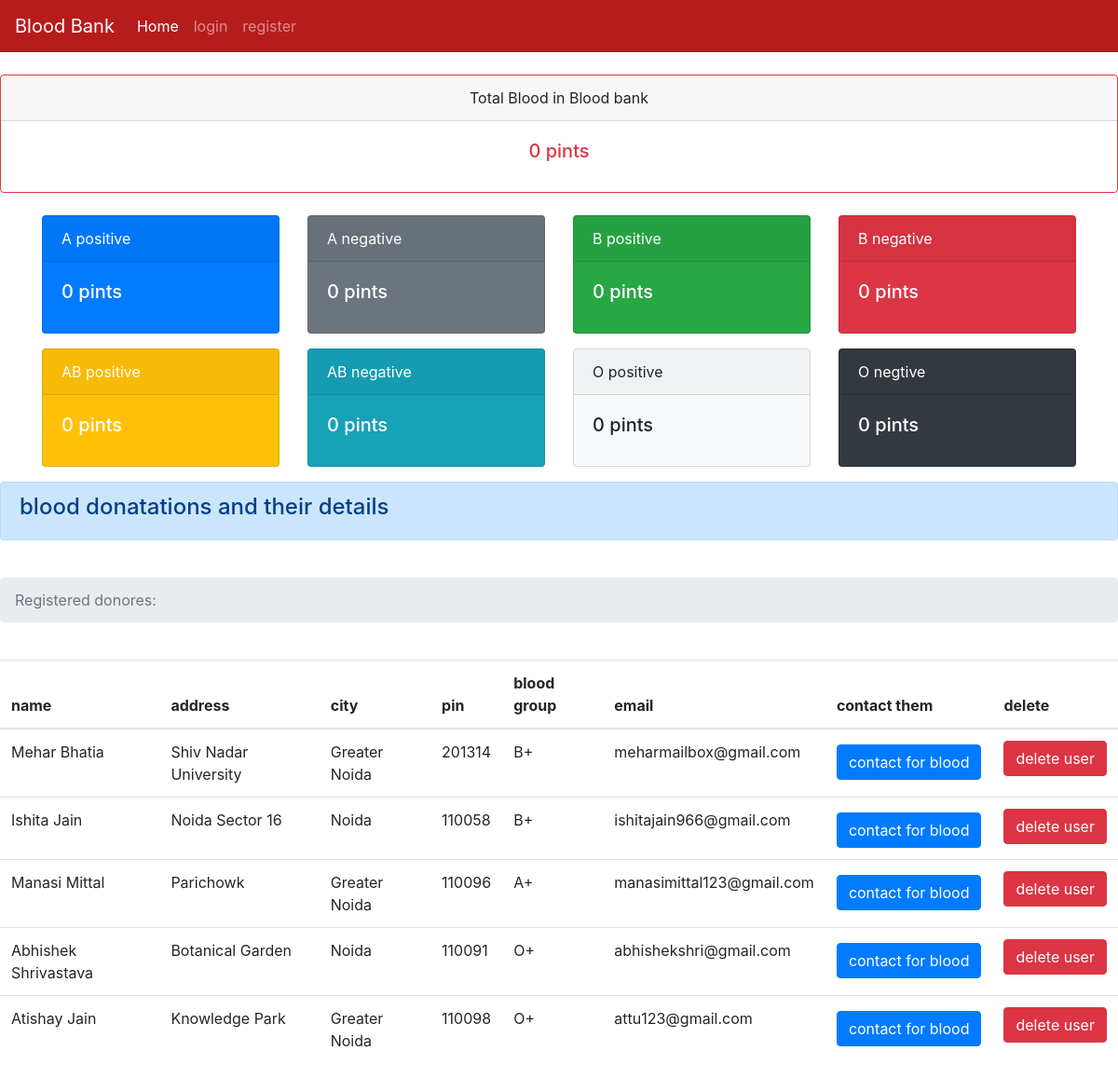
/dashboard, run on the app's committed database.
### tables this page shows
CREATE TABLE users (name TEXT, addr TEXT, city TEXT, pin TEXT, bg TEXT,email TEXT UNIQUE, pass TEXT);

### server.py (the view)
@app.route('/dashboard')
def dashboard():
   totalblood=0
   con = sqlite3.connect('database.db')
   con.row_factory = sqlite3.Row
   cur = con.cursor()
   cur.execute("select * from blood")
   rows = cur.fetchall();
   for row in rows:
       totalblood  += int(row['qty'])
   cur.execute("select * from users")
   users = cur.fetchall();
   Apositive=0
   Opositive=0
   Bpositive=0
   Anegative=0
   Onegative=0
   Bnegative=0
   ABpositive=0
   ABnegative = 0
   print(rows)
   cur.execute("select * from blood where type=?",('A+',))
   type = cur.fetchall();
   for a in type:
       Apositive += int(a['qty'])
   cur.execute("select * from blood where type=?",('A-',))
   type = cur.fetchall();
   for a in type:
       Anegative += int(a['qty'])
   cur.execute("select * from blood where type=?",('O+',))
   type = cur.fetchall();
   for a in type:
       Opositive += int(a['qty'])
   cur.execute("select * from blood where type=?",('O-',))
   type = cur.fetchall();
   for a in type:
       Onegative += int(a['qty'])
   cur.execute("select * from blood where type=?",('B+',))
   type = cur.fetchall();
   for a in type:
       Bpositive += int(a['qty'])
   cur.execute("select * from blood where type=?",('B-',))
   type = cur.fetchall();
   for a in type:
       Bnegative += int(a['qty'])
   cur.execute("select * from blood where type=?",('AB+',))
   type = cur.fetchall();
   for a in type:
       ABpositive += int(a['qty'])
   cur.execute("select * from blood where type=?",('AB-',))
   type = cur.fetchall();
   for a in type:
       ABnegative += int(a['qty'])
   bloodtypestotal = {'apos': Apositive,'aneg':Anegative,'opos':Opositive,'oneg':Onegative,'bpos':Bpositive,'bneg':Bnegative,'abpos':ABpositive,'abneg':ABnegative}
   return render_template("requestdonors.html",rows = rows,totalblood = totalblood,users=users,bloodtypestotal=bloodtypestotal)

### templates/requestdonors.html (shortened to what this page needs)
<!doctype html>
{% extends "base.html" %}
{% block content %}
    <br>
    <div class="card border-danger text-center">
      <div class="card-header">Total Blood in Blood bank</div>
      <div class="card-body text-danger">
        <h5 class="card-title"><span class='numscroller' data-min='1' data-max='{{totalblood}}' data-delay='5' data-increment='10'>{{totalblood}}</span> pints</h5>
      </div>
    </div>
<br>
        <div class="container">
  <div class="row">
    <div class="col"><div class="card text-white bg-primary mb-3" style="max-width: 18rem;">
      <div class="card-header">A positive</div>
    <div class="card-body">
      <h5 class="card-title"><span class='numscroller' data-min='1' data-max='{{bloodtypestotal.apos}}' data-delay='5' data-increment='10'>{{bloodtypestotal.apos}}</span> pints</h5>
    </div>
  </div></div>
    <div class="col"><div class="card text-white bg-secondary mb-3" style="max-width: 18rem;">
      <div class="card-header">A negative</div>
    <div class="card-body">
      <h5 class="card-title"><span class="count"><span class='numscroller' data-min='1' data-max='{{bloodtypestotal.aneg}}' data-delay='5' data-increment='10'>{{bloodtypestotal.aneg}}</span></span> pints</h5>
    </div>
    </div></div>
    <div class="col"><div class="card text-white bg-success mb-3" style="max-width: 18rem;">
      <div class="card-header">B positive</div>
    <div class="card-body">
      <h5 class="card-title"><span class='numscroller' data-min='1' data-max='{{bloodtypestotal.bpos}}' data-delay='5' data-increment='10'>{{bloodtypestotal.bpos}}</span> pints</h5>
    </div>
    </div></div>
    <div class="col"><div class="card text-white bg-danger mb-3" style="max-width: 18rem;">
      <div class="card-header">B negative</div>
    <div class="card-body">
      <h5 class="card-title"><span class='numscroller' data-min='1' data-max='{{bloodtypestotal.bneg}}' data-delay='5' data-increment='10'>{{bloodtypestotal.bneg}}</span> pints</h5>
    </div>
    </div></div>
    <div class="col"><div class="card text-white bg-warning mb-3" style="max-width: 18rem;">
      <div class="card-header">AB positive</div>
    <div class="card-body">
      <h5 class="card-title"><span class='numscroller' data-min='1' data-max='{{bloodtypestotal.abpos}}' data-delay='5' data-increment='10'>{{bloodtypestotal.abpos}}</span> pints</h5>
    </div>
    </div></div>
    <div class="col"><div class="card text-white bg-info mb-3" style="max-width: 18rem;">
      <div class="card-header">AB negative</div>
    <div class="card-body">
      <h5 class="card-title"><span class="count"><span class='numscroller' data-min='1' data-max='{{bloodtypestotal.abneg}}' data-delay='5' data-increment='10'>{{bloodtypestotal.abneg}}</span></span> pints</h5>
    </div>
    </div></div>
    <div class="col"><div class="card bg-light mb-3" style="max-width: 18rem;">
      <div class="card-header">O positive</div>
    <div class="card-body">
      <h5 class="card-title"><span class="count"><span class='numscroller' data-min='1' data-max='{{bloodtypestotal.opos}}' data-delay='5' data-increment='10'>{{bloodtypestotal.opos}}</span> pints</h5>
    </div>
    </div></div>
    <div class="col"><div class="card text-white bg-dark mb-3" style="max-width: 18rem;">
      <div class="card-header">O negtive</div>
    <div class="card-body">
      <h5 class="card-title"><span class="count"><span class='numscroller' data-min='1' data-max='{{bloodtypestotal.oneg}}' data-delay='5' data-increment='10'>{{bloodtypestotal.oneg}}</span> pints</h5>
    </div>
    </div></div>
  </div>
</div>
<div class="alert alert-primary" role="alert">
  <h4>blood donatations and their details</h4>
</div>
<br>
         <nav aria-label="breadcrumb">
           <ol class="breadcrumb">
             <li class="breadcrumb-item active" aria-current="page">  Registered donores:</li>
           </ol>
         </nav>
<br>
        <table class="table">
          <thead>
    <tr>
      <th scope="col">name</th>
      <th scope="col">address</th>
      <th scope="col">city</th>
      <th scope="col">pin</th>
      <th scope="col">blood group</th>
      <th scope="col">email</th>
      <th scope="col">contact them</th>
      <th scope="col">delete</th>
    </tr>
  </thead>
           {% for r in users %}
              <tr>
                 <td>{{r["name"]}}</td>
                 <td>{{r["addr"]}}</td>
                 <td> {{ r["city"]}}</td>
                 <td>{{r['pin']}}</td>
                 <td>{{r['bg']}}</td>
                 <td>{{r['email']}}</td>
                 <td><button type="button" class="btn btn-primary mt-1" data-toggle="modal" data-target="#exampleModalCenter">
    contact for blood
  </button>
</td>
                 <td><a href = "{{url_for('deleteuser',useremail=r['email'])}}" class="btn btn-danger">delete user</a></td>
              </tr>
           {% endfor %}
           {% endblock %}

### data on the page
users: name "Mehar Bhatia", addr "Shiv Nadar University", city "Greater Noida", pin "201314", bg "B+", email "meharmailbox@gmail.com"
users: name "Ishita Jain", addr "Noida Sector 16", city "Noida", pin "110058", bg "B+", email "ishitajain966@gmail.com"
users: name "Manasi Mittal", addr "Parichowk", city "Greater Noida", pin "110096", bg "A+", email "manasimittal123@gmail.com"
users: name "Abhishek Shrivastava", addr "Botanical Garden", city "Noida", pin "110091", bg "O+", email "abhishekshri@gmail.com"
users: name "Atishay Jain", addr "Knowledge Park", city "Greater Noida", pin "110098", bg "O+", email "attu123@gmail.com"

### other printed values
{{ totalblood }} "0"
{{ bloodtypestotal.apos }} "0"
{{ bloodtypestotal.aneg }} "0"
{{ bloodtypestotal.bpos }} "0"
{{ bloodtypestotal.bneg }} "0"
{{ bloodtypestotal.abpos }} "0"
{{ bloodtypestotal.abneg }} "0"
{{ bloodtypestotal.opos }} "0"
{{ bloodtypestotal.oneg }} "0"
